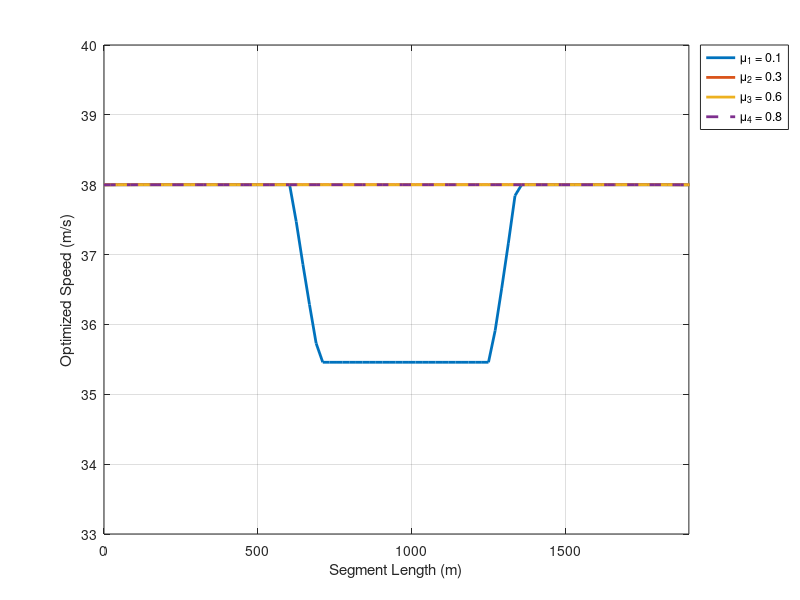
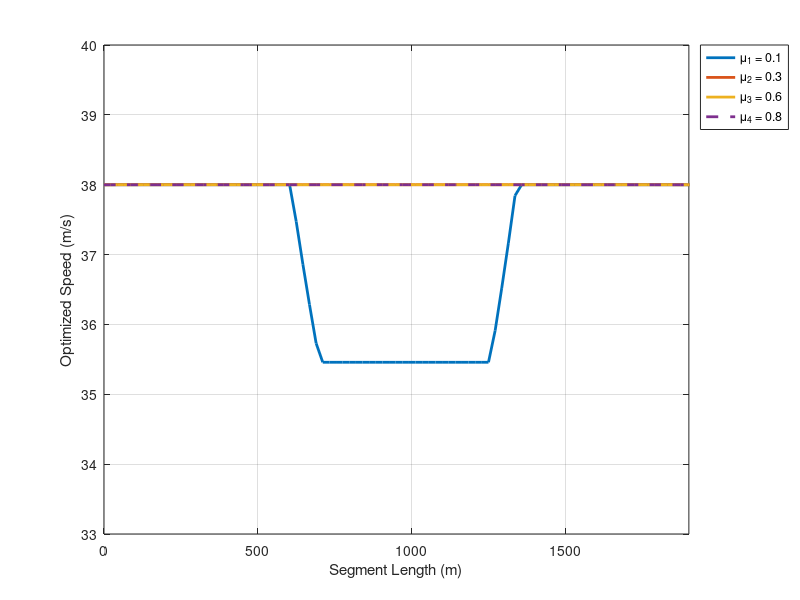

The MATLAB script that drew these images, in order:
% Google Earth Data Plots

clc; clear all; close all
load('GEOpMu8E4.mat'); GEOpMu8E4 = Op;
load('GEOpMu6E4.mat'); GEOpMu6E4 = Op;
load('GEOpMu3E4.mat'); GEOpMu3E4 = Op;
load('GEOpMu1E4.mat'); GEOpMu1E4 = Op;

s = linspace(0,2132,numel(GEOpMu8E4));
plot(s, GEOpMu1E4,'linewidth',2);  hold on;
plot(s, GEOpMu3E4,'linewidth',2);
plot(s, GEOpMu6E4,'linewidth',2); 
plot(s, GEOpMu8E4,'--','linewidth',2);

legend('\mu_1 = 0.1','\mu_2 = 0.3',...
    '\mu_3 = 0.6','\mu_4 = 0.8','location','bestoutside')
xlim([0 1900]);
ylim([33 40]); grid on;

xlabel('Segment Length (m)');
ylabel('Optimized Speed (m/s)');


load('GEOpVeDMu8E4.mat'); GEOpVeDMu8E4 = Op(:,2);
load('GEOpVeDMu6E4.mat'); GEOpVeDMu6E4 = Op(:,2);
load('GEOpVeDMu3E4.mat'); GEOpVeDMu3E4 = Op(:,2);
load('GEOpVeDMu1E4.mat'); GEOpVeDMu1E4 = Op(:,2);
figure
s = linspace(0,2132,numel(GEOpMu8E4));
plot(s, GEOpVeDMu1E4,'linewidth',2);  hold on;
plot(s, GEOpVeDMu3E4,'linewidth',2);
plot(s, GEOpVeDMu6E4,'linewidth',2); 
plot(s, GEOpVeDMu8E4,'--','linewidth',2);

legend('\mu_1 = 0.1','\mu_2 = 0.3',...
    '\mu_3 = 0.6','\mu_4 = 0.8','location','bestoutside')
xlim([0 1900]);
ylim([33 40]); grid on;

xlabel('Segment Length (m)');
ylabel('Optimized Speed (m/s)');
